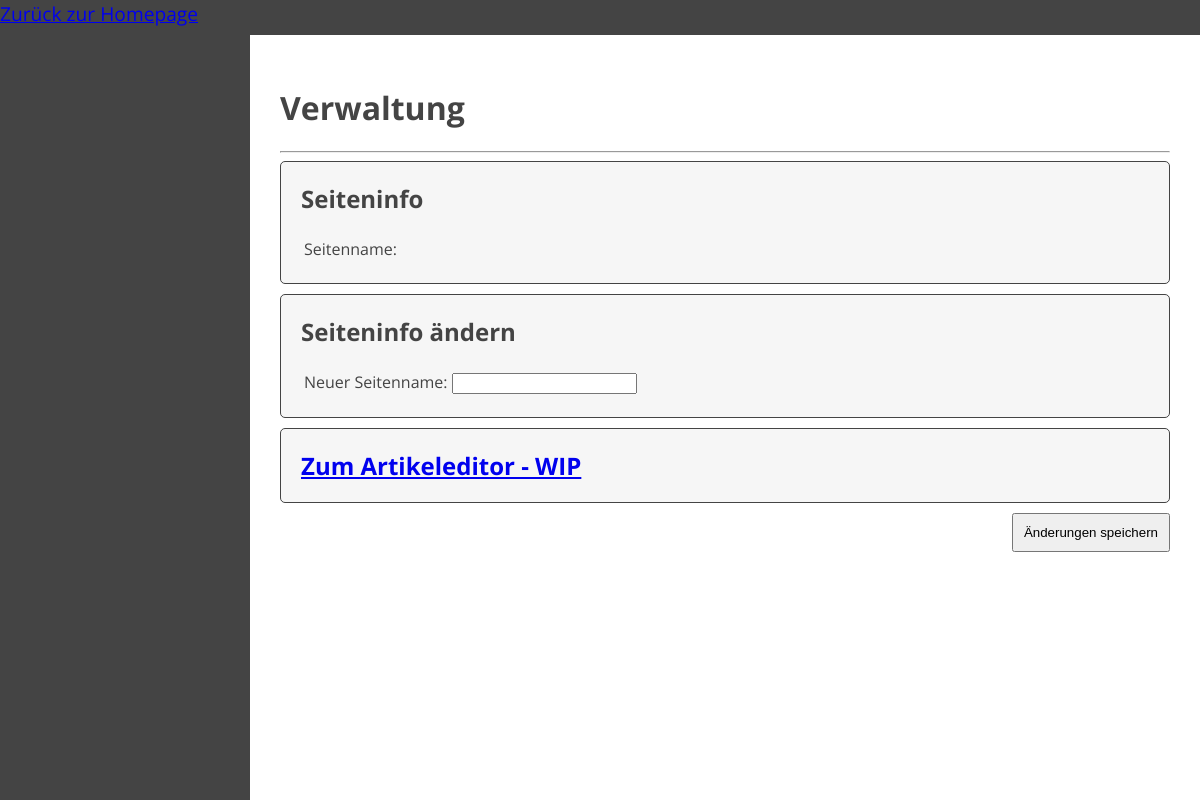
The page /management/index.php (signed in) on the database as committed earlier.
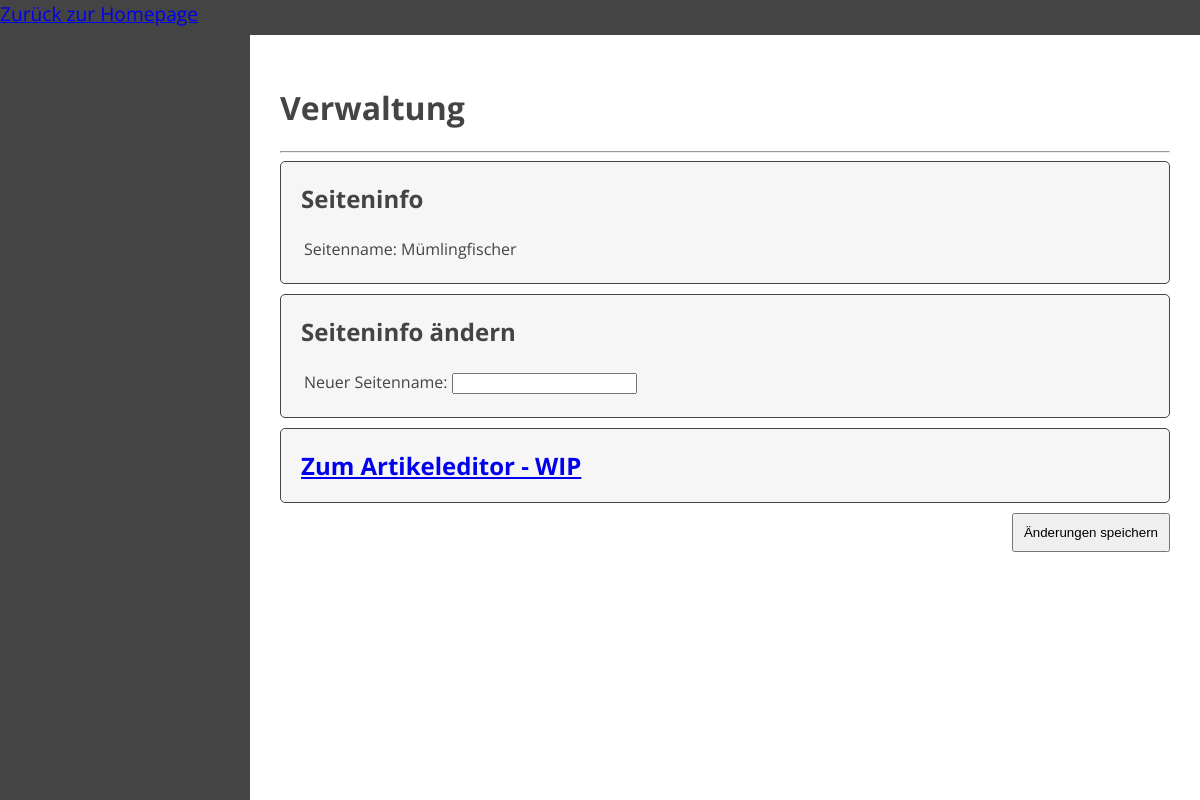
The same page on the database as committed later.
### tables this page shows
CREATE TABLE IF NOT EXISTS `page` (
  `id` bigint(20) unsigned NOT NULL AUTO_INCREMENT,
  `name` varchar(50) NOT NULL,
  PRIMARY KEY (`id`),
  UNIQUE KEY `id` (`id`)
);

### management/sites/index.php (called while the page is built)
<?php
$section = "";
$resource = "sites/";
$file_type = "";
if (isset($_GET["section"])) {
    $section = $_GET["section"];
    if (isset($_GET["resource"])) {
        $resource = $_GET["resource"]."/";
    }
    if (file_exists($resource.$section.".html")) {
        $file_type = "html";
    } else if (file_exists($resource.$section.".htm")) {
        $file_type = "htm";
    } else if (file_exists($resource.$section.".php")) {
        $file_type = "php";
    }
} else {
    $section = "home";
    $file_type = "php";
}
include($resource.$section.".".$file_type);
?>

### management/index.php (the view, shortened to what this page needs)
<!DOCTYPE html>
<?php session_start();
include("../auth/db_auth.php");
$pg_sql = "SELECT name
        FROM page
        WHERE id = 1
        LIMIT 1";
$pg_result = $conn->query($pg_sql);
$pg_row = $pg_result->fetch_assoc();
?>
<html lang="de">
<head>
    <link rel="stylesheet" href="css/style.css">
</head>
<body>
    <div class="wrapper-main">
        <header>
        </header>
        <nav>
        </nav>
        <main>
            <?php include("sites/index.php"); ?>
        </main>
    </div>
</body>
</html>

### management/sites/home.php (shortened to what this page needs)
<?php if (!(isset($_SESSION["isLoggedIn"]))) { header("location: ?section=notloggedin"); exit; } else {
?>
<h1>Verwaltung</h1>
<hr>
<form action="<?php $_SERVER['PHP_SELF']; ?>" method="post">
    <div class="container">
        <h2 class="flush-top">Seiteninfo</h2>
        <table>
            <tr>
                <td>Seitenname:</td>
                <td><?php echo $pg_row["name"]; ?></td>
            </tr>
        </table>
    </div>
    <div class="spacer-small"></div>
    <div class="container">
        <h2 class="flush-top">Seiteninfo ändern</h2>
        <table>
            <tr>
                <td>Neuer Seitenname:</td>
                <td><input type="text" name="pagename"></td>
            </tr>
        </table>
    </div>
    <div class="spacer-small"></div>
    <div class="container">
        <a href="?resource=management&section=articles">
            <h2 class="flush-top flush-bottom">Zum Artikeleditor - WIP</h2>
        </a>
    </div>
    <div class="spacer-small"></div>
    <div class="content-right">
        <input type="submit" value="Änderungen speichern">
    </div>
</form>
<?php } ?>

### management/css/style.css (style rules this page uses)
html { overflow-y:scroll }
body { font:1em "Open Sans",sans-serif;margin:0;color:#444 }
input[type="submit"] { padding:10px }
.wrapper-main { margin:0 auto }
.container { padding:20px;background-color:#f6f6f6;border:1px solid #444;border-radius:5px }
.spacer-small { height:10px }
.flush-top { margin-top:0 }
.flush-bottom { margin-bottom:0 }
.content-right { text-align:right }
header,nav { background-color:#444;color:#fff }
header { height:35px }
header a { width:350px;height:35px;diplay:block;font-size:1.2em }
nav { float:left;height:calc(100vh - 35px);width:250px }
main { float:left;max-height:calc(100vh - 35px);width:calc(100% - 250px - 60px);padding:30px }

Rows that differ between the two databases and show on the page:
added page: name "Mümlingfischer"
